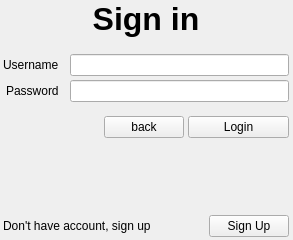
<?xml version="1.0" encoding="UTF-8"?>
<ui version="4.0">
 <class>Sign_in</class>
 <widget class="QWidget" name="Sign_in">
  <property name="geometry">
   <rect>
    <x>0</x>
    <y>0</y>
    <width>293</width>
    <height>240</height>
   </rect>
  </property>
  <property name="sizePolicy">
   <sizepolicy hsizetype="Preferred" vsizetype="Preferred">
    <horstretch>0</horstretch>
    <verstretch>0</verstretch>
   </sizepolicy>
  </property>
  <property name="windowTitle">
   <string>Form</string>
  </property>
  <layout class="QVBoxLayout" name="verticalLayout">
   <property name="spacing">
    <number>7</number>
   </property>
   <property name="leftMargin">
    <number>3</number>
   </property>
   <property name="topMargin">
    <number>1</number>
   </property>
   <property name="rightMargin">
    <number>4</number>
   </property>
   <property name="bottomMargin">
    <number>3</number>
   </property>
   <item>
    <widget class="QLabel" name="label_2">
     <property name="maximumSize">
      <size>
       <width>16777215</width>
       <height>100</height>
      </size>
     </property>
     <property name="font">
      <font>
       <pointsize>24</pointsize>
       <bold>true</bold>
      </font>
     </property>
     <property name="text">
      <string>Sign in</string>
     </property>
     <property name="alignment">
      <set>Qt::AlignCenter</set>
     </property>
    </widget>
   </item>
   <item>
    <layout class="QFormLayout" name="formLayout">
     <property name="labelAlignment">
      <set>Qt::AlignRight|Qt::AlignTrailing|Qt::AlignVCenter</set>
     </property>
     <property name="horizontalSpacing">
      <number>11</number>
     </property>
     <property name="verticalSpacing">
      <number>4</number>
     </property>
     <property name="leftMargin">
      <number>0</number>
     </property>
     <property name="topMargin">
      <number>10</number>
     </property>
     <property name="rightMargin">
      <number>0</number>
     </property>
     <property name="bottomMargin">
      <number>7</number>
     </property>
     <item row="0" column="0">
      <widget class="QLabel" name="label_4">
       <property name="text">
        <string>Username</string>
       </property>
      </widget>
     </item>
     <item row="0" column="1">
      <widget class="QLineEdit" name="lineEdit_login">
       <property name="sizePolicy">
        <sizepolicy hsizetype="Expanding" vsizetype="Fixed">
         <horstretch>0</horstretch>
         <verstretch>0</verstretch>
        </sizepolicy>
       </property>
      </widget>
     </item>
     <item row="1" column="0">
      <widget class="QLabel" name="label_5">
       <property name="text">
        <string>Password</string>
       </property>
      </widget>
     </item>
     <item row="1" column="1">
      <widget class="QLineEdit" name="lineEdit_password">
       <property name="sizePolicy">
        <sizepolicy hsizetype="Expanding" vsizetype="Fixed">
         <horstretch>0</horstretch>
         <verstretch>0</verstretch>
        </sizepolicy>
       </property>
      </widget>
     </item>
    </layout>
   </item>
   <item>
    <layout class="QHBoxLayout" name="horizontalLayout">
     <property name="spacing">
      <number>4</number>
     </property>
     <property name="leftMargin">
      <number>0</number>
     </property>
     <property name="topMargin">
      <number>0</number>
     </property>
     <property name="rightMargin">
      <number>0</number>
     </property>
     <property name="bottomMargin">
      <number>0</number>
     </property>
     <item>
      <spacer name="horizontalSpacer">
       <property name="orientation">
        <enum>Qt::Horizontal</enum>
       </property>
       <property name="sizeHint" stdset="0">
        <size>
         <width>98</width>
         <height>20</height>
        </size>
       </property>
      </spacer>
     </item>
     <item>
      <widget class="QPushButton" name="back_from_sign_in">
       <property name="text">
        <string>back</string>
       </property>
      </widget>
     </item>
     <item>
      <widget class="QPushButton" name="login">
       <property name="sizePolicy">
        <sizepolicy hsizetype="Expanding" vsizetype="Fixed">
         <horstretch>0</horstretch>
         <verstretch>0</verstretch>
        </sizepolicy>
       </property>
       <property name="text">
        <string>Login</string>
       </property>
      </widget>
     </item>
    </layout>
   </item>
   <item>
    <spacer name="verticalSpacer">
     <property name="orientation">
      <enum>Qt::Vertical</enum>
     </property>
     <property name="sizeHint" stdset="0">
      <size>
       <width>20</width>
       <height>40</height>
      </size>
     </property>
    </spacer>
   </item>
   <item>
    <layout class="QHBoxLayout" name="horizontalLayout_2">
     <item>
      <widget class="QLabel" name="label">
       <property name="text">
        <string>Don't have account, sign up</string>
       </property>
      </widget>
     </item>
     <item>
      <widget class="QPushButton" name="pushButton">
       <property name="sizePolicy">
        <sizepolicy hsizetype="Fixed" vsizetype="Fixed">
         <horstretch>0</horstretch>
         <verstretch>0</verstretch>
        </sizepolicy>
       </property>
       <property name="text">
        <string>Sign Up</string>
       </property>
      </widget>
     </item>
    </layout>
   </item>
  </layout>
 </widget>
 <resources/>
 <connections/>
</ui>
